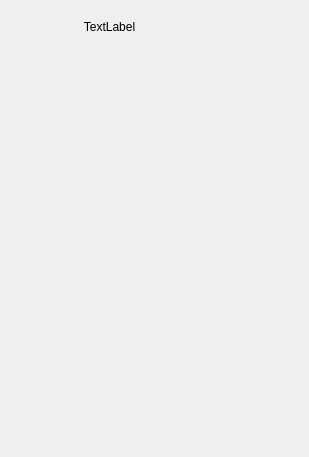
<?xml version="1.0" encoding="UTF-8"?>
<ui version="4.0">
 <class>Ventana</class>
 <widget class="QWidget" name="Ventana">
  <property name="geometry">
   <rect>
    <x>0</x>
    <y>0</y>
    <width>309</width>
    <height>457</height>
   </rect>
  </property>
  <property name="windowTitle">
   <string>Form</string>
  </property>
  <layout class="QGridLayout" name="gridLayout">
   <property name="leftMargin">
    <number>0</number>
   </property>
   <property name="topMargin">
    <number>0</number>
   </property>
   <property name="rightMargin">
    <number>0</number>
   </property>
   <property name="bottomMargin">
    <number>0</number>
   </property>
   <property name="spacing">
    <number>0</number>
   </property>
   <item row="0" column="0">
    <widget class="Image" name="fondo" native="true">
     <widget class="Tecladito" name="tecladito" native="true">
      <property name="geometry">
       <rect>
        <x>20</x>
        <y>150</y>
        <width>271</width>
        <height>80</height>
       </rect>
      </property>
     </widget>
     <widget class="Boton" name="bIngreso" native="true">
      <property name="geometry">
       <rect>
        <x>30</x>
        <y>290</y>
        <width>91</width>
        <height>41</height>
       </rect>
      </property>
     </widget>
     <widget class="Boton" name="bSalida" native="true">
      <property name="geometry">
       <rect>
        <x>160</x>
        <y>290</y>
        <width>121</width>
        <height>41</height>
       </rect>
      </property>
     </widget>
     <widget class="QLabel" name="label">
      <property name="geometry">
       <rect>
        <x>80</x>
        <y>20</y>
        <width>59</width>
        <height>14</height>
       </rect>
      </property>
      <property name="text">
       <string>TextLabel</string>
      </property>
      <property name="alignment">
       <set>Qt::AlignCenter</set>
      </property>
     </widget>
     <widget class="CampoTexto" name="campoDni" native="true">
      <property name="geometry">
       <rect>
        <x>50</x>
        <y>60</y>
        <width>221</width>
        <height>31</height>
       </rect>
      </property>
     </widget>
    </widget>
   </item>
  </layout>
 </widget>
 <customwidgets>
  <customwidget>
   <class>Boton</class>
   <extends>QWidget</extends>
   <header>boton.h</header>
   <container>1</container>
  </customwidget>
  <customwidget>
   <class>Image</class>
   <extends>QWidget</extends>
   <header>image.hpp</header>
   <container>1</container>
  </customwidget>
  <customwidget>
   <class>CampoTexto</class>
   <extends>QWidget</extends>
   <header>campotexto.h</header>
   <container>1</container>
  </customwidget>
  <customwidget>
   <class>Tecladito</class>
   <extends>QWidget</extends>
   <header>tecladito.h</header>
   <container>1</container>
  </customwidget>
 </customwidgets>
 <resources/>
 <connections/>
</ui>
